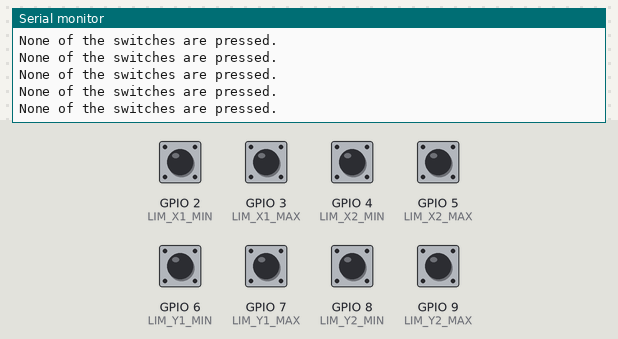
The sketch below on a simulated ESP32-S3. Parts: the last lines printed to the serial monitor. The inputs (shaded band) are chosen by the test bench; at power-on: GPIO 2 (LIM_X1_MIN), GPIO 3 (LIM_X1_MAX), GPIO 4 (LIM_X2_MIN), GPIO 5 (LIM_X2_MAX), GPIO 6 (LIM_Y1_MIN), GPIO 7 (LIM_Y1_MAX), GPIO 8 (LIM_Y2_MIN), GPIO 9 (LIM_Y2_MAX) HIGH.

Above: at 1.3 s.
1.4 s: GPIO 2 (LIM_X1_MIN) pulled LOW for 0.3 s
At 1.68 s:
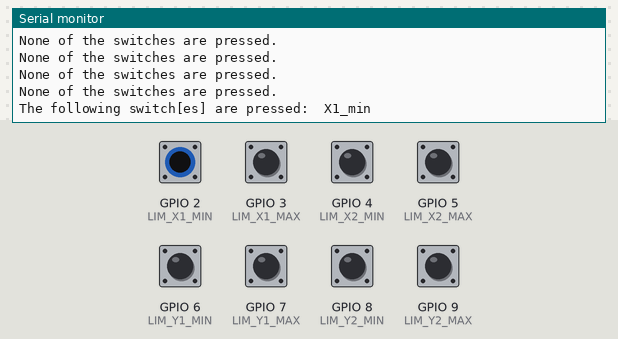
3.2 s: GPIO 3 (LIM_X1_MAX) pulled LOW for 0.3 s
At 3.43 s:
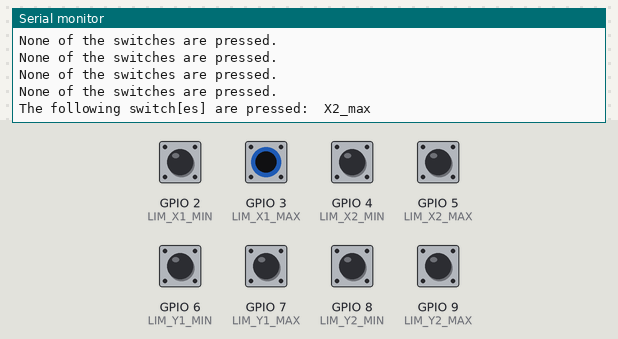
5.0 s: GPIO 6 (LIM_Y1_MIN) pulled LOW for 0.3 s
At 5.19 s:
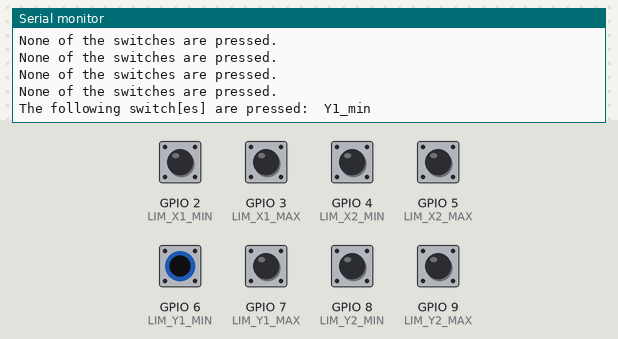
6.8 s: GPIO 7 (LIM_Y1_MAX) pulled LOW for 0.3 s
At 7.19 s:
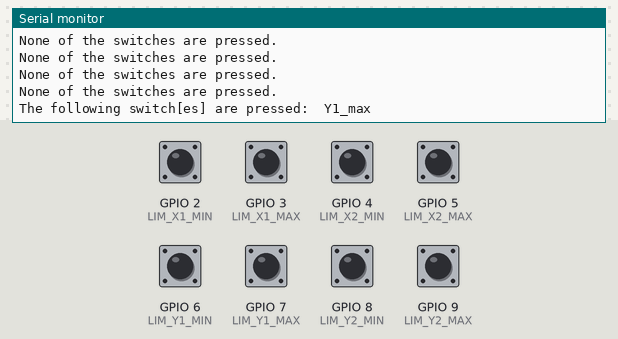
8.6 s: GPIO 4 (LIM_X2_MIN) pulled LOW for 0.3 s
At 8.94 s:
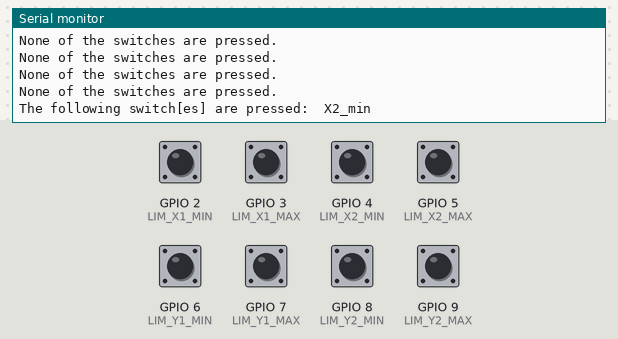
10.4 s: GPIO 8 (LIM_Y2_MIN) pulled LOW for 0.3 s
At 10.69 s:
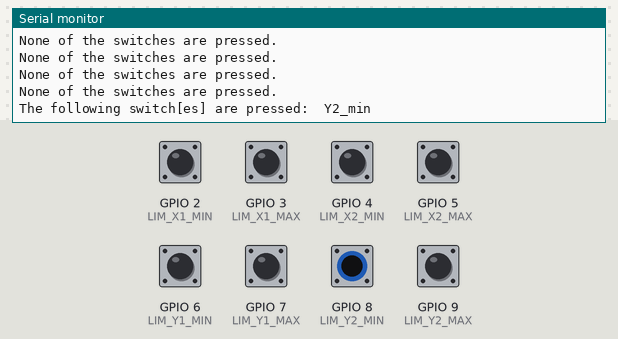

Measured:
- after the input at 1.4 s, the serial monitor: prints a new line after 0.10 s (image 1)
- after the input at 3.2 s, the serial monitor: prints a new line after 0.05 s (image 2)
- after the input at 5.0 s, the serial monitor: prints a new line at once (image 3)
- after the input at 6.8 s, the serial monitor: prints a new line after 0.21 s (image 4)
- after the input at 8.6 s, the serial monitor: prints a new line after 0.16 s (image 5)
- after the input at 10.4 s, the serial monitor: prints a new line after 0.11 s (image 6)

The sketch:

test_limit_switches.ino
```cpp
/* This is meant to check that the limit switches are connected and working properly
 *  Author: Isabelle
 *  Last Modified: 12/14/20
 *
 */

#include "pins.h"

// initialize switch states as off
int X1_min_state = 0;
int X1_max_state = 0;
int X2_min_state = 0;
int X2_max_state = 0;
int Y1_min_state = 0;
int Y2_min_state = 0;
int Y1_max_state = 0;
int Y2_max_state = 0;

void setLimitSwitches() {
  pinMode(LIM_X1_MIN, INPUT_PULLUP);
  pinMode(LIM_X1_MAX, INPUT_PULLUP);
  pinMode(LIM_X2_MIN, INPUT_PULLUP);
  pinMode(LIM_X2_MAX, INPUT_PULLUP);
  pinMode(LIM_Y1_MIN, INPUT_PULLUP);
  pinMode(LIM_Y2_MIN, INPUT_PULLUP);
  pinMode(LIM_Y1_MAX, INPUT_PULLUP);
  pinMode(LIM_Y2_MAX, INPUT_PULLUP);
}

void setup() {
  // initialize the switch pins as an input:
  setLimitSwitches();
  Serial.begin(9600);
}

void loop() {
  // read the states of each switch
  X1_min_state = digitalRead(LIM_X1_MIN);
  X1_max_state = digitalRead(LIM_X1_MAX);
  X2_min_state = digitalRead(LIM_X2_MIN);
  X2_max_state = digitalRead(LIM_X2_MAX);
  Y1_min_state = digitalRead(LIM_Y1_MIN);
  Y2_min_state = digitalRead(LIM_Y2_MIN);
  Y1_max_state = digitalRead(LIM_Y1_MAX);
  Y2_max_state = digitalRead(LIM_Y2_MAX);

  String on_list = String();

  String text_disp = "";

  if(X1_min_state == 0){
    on_list.concat("  X1_min");
  }
  if(X1_max_state == 0){
    on_list.concat("  X2_max");
  }
  if(X2_min_state == 0){
    on_list.concat("  X2_min");
  }
  if(X2_max_state == 0){
    on_list.concat("  X2_max");
  }
  if(Y1_min_state == 0){
    on_list.concat("  Y1_min");
  }
  if(Y2_min_state == 0){
    on_list.concat("  Y2_min");
  }
  if(Y1_max_state == 0){
    on_list.concat("  Y1_max");
  }
  if(Y2_max_state == 0){
    on_list.concat("  Y2_max");
  }

  // Display which buttons are pressed
  if (on_list.length() < 1){
    text_disp = "None of the switches are pressed.";
  }
  else{
    text_disp = String("The following switch[es] are pressed:" + on_list);
  }

  Serial.println(text_disp);

  delay(250);

}
```

pins.h
```cpp
#ifndef MQP_PINS_H_
#define MQP_PINS_H_

// LED pin
#define LED_PIN     13

// str3 y1
#define STR3_Y1_EN		35
#define STR3_Y1_STEP	27
#define STR3_Y1_DIR		28

// str3 y2
#define STR3_Y2_EN		34
#define STR3_Y2_STEP	29
#define STR3_Y2_DIR		30

// str3 x
#define STR3_X_EN	33
#define STR3_X_STEP	31
#define STR3_X_DIR	32

// limit switches


// x1 axis min and max
#define LIM_X1_MIN  2
#define LIM_X1_MAX 3

// x2 axis maximum
#define LIM_X2_MIN  4
#define LIM_X2_MAX  5

// y1 axis minimum
#define LIM_Y1_MIN  6
#define LIM_Y1_MAX	7

// y2 axis maxiumum
#define LIM_Y2_MIN	8
#define LIM_Y2_MAX	9

#endif
```
